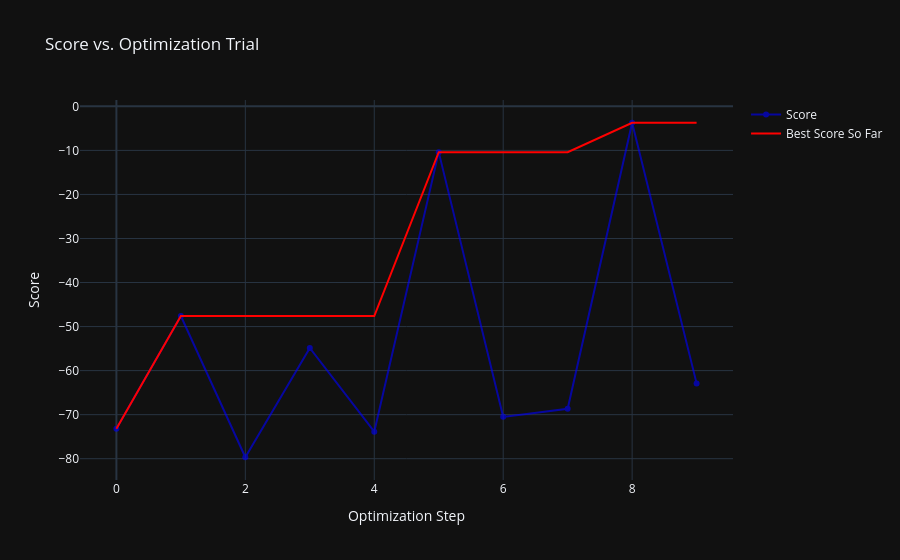

Notebook code cell kept with this figure:
### Code cell
circuit_optimizer.plot_score(save_path=project_setup_yaml.parent / "loss_curve.html", show=True)

### Figure 1 — Plotly figure (JSON) as saved in the notebook; plotly's stock layout.template omitted (floating-point values rounded to 4 significant figures)
{"data": [{"line": {"color": "blue", "width": 2}, "mode": "markers+lines", "name": "Score", "opacity": 0.6, "type": "scatter", "x": [0, 1, 2, 3, 4, 5, 6, 7, 8, 9], "y": [-73.22, -47.61, -79.67, -54.84, -73.87, -10.39, -70.5, -68.65, -3.723, -62.9]}, {"line": {"color": "red", "width": 2}, "mode": "lines", "name": "Best Score So Far", "type": "scatter", "x": [0, 1, 2, 3, 4, 5, 6, 7, 8, 9], "y": [-73.22, -47.61, -47.61, -47.61, -47.61, -10.39, -10.39, -10.39, -3.723, -3.723]}], "layout": {"showlegend": true, "title": {"text": "Score vs. Optimization Trial"}, "xaxis": {"title": {"text": "Optimization Step"}}, "yaxis": {"title": {"text": "Score"}}}}
